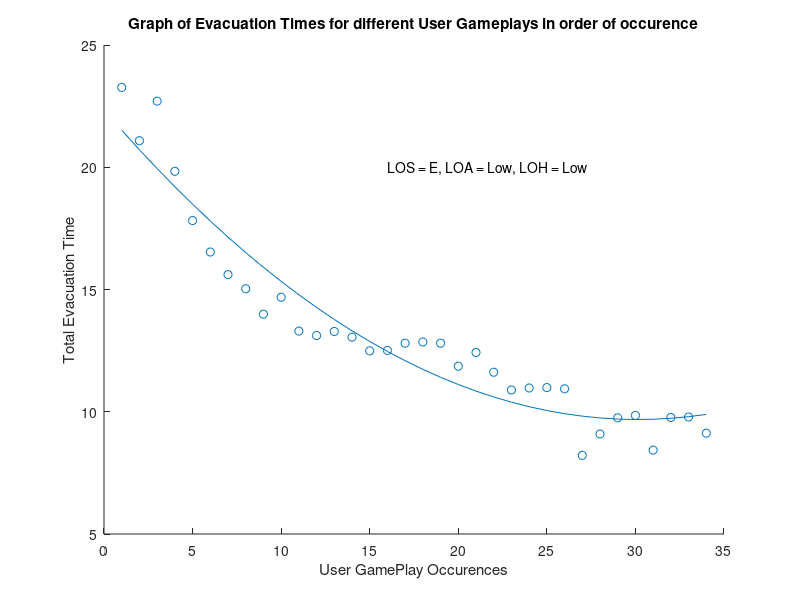

Reproduce this figure in MATLAB.
y=[23.265,21.087,22.704,19.833,17.82,16.533,15.609,15.0315,13.992,14.685,13.299,13.1175,13.2825,13.0515,12.4905,12.507,12.804,12.8535,12.804,11.8635,12.4245,11.616,10.89,10.9725,10.989,10.9395,8.217,9.0915,9.7515,9.8505,8.431499,9.768,9.7845,9.1245];
x=linspace(1,34,34);
figure
scatter(x,y);
hold on 
p = polyfit(x,y,2);
y1 = polyval(p,x);
plot(x,y1);
xlabel('User GamePlay Occurences');
ylabel('Total Evacuation Time');
title('Graph of Evacuation Times for different User Gameplays in order of occurence');
text(16,20,'LOS = E, LOA = Low, LOH = Low');